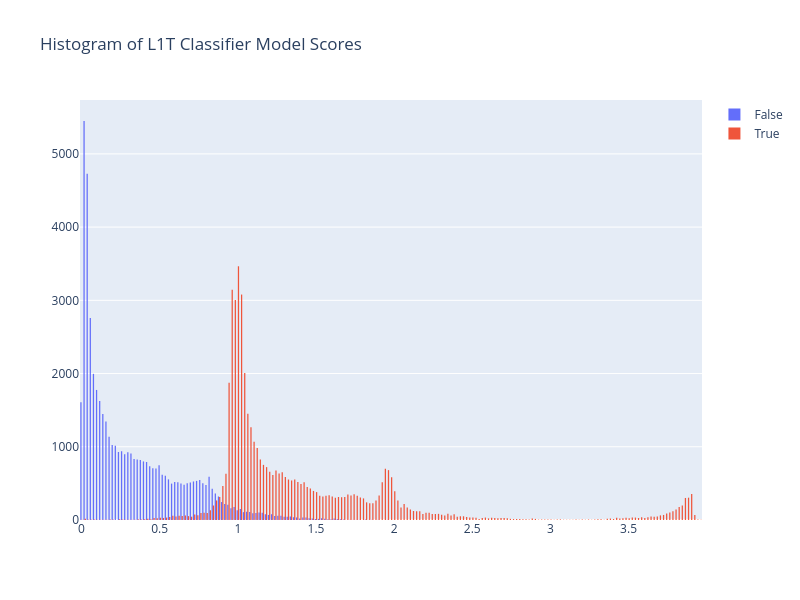

The notebook cell saved with this chart:
### Code cell
fig = go.Figure(data = go.Histogram(x = c.null_scores, name = "False"))
fig.add_trace(go.Histogram(x = c.pos_scores, name = "True"))
fig.update_layout(width =800, height = 600,
                  title = "Histogram of L1T Classifier Model Scores")
fig.show()

### Figure 1 — Plotly figure (JSON) as saved in the notebook; plotly's stock layout.template omitted (floating-point values rounded to 4 significant figures; data arrays with more than 128 entries replaced by an {"elided": "..."} marker saying what was removed)
{"data": [{"name": "False", "type": "histogram", "x": {"elided": "50000 float values"}}, {"name": "True", "type": "histogram", "x": {"elided": "50000 float values"}}], "layout": {"height": 600, "title": {"text": "Histogram of L1T Classifier Model Scores"}, "width": 800}}
